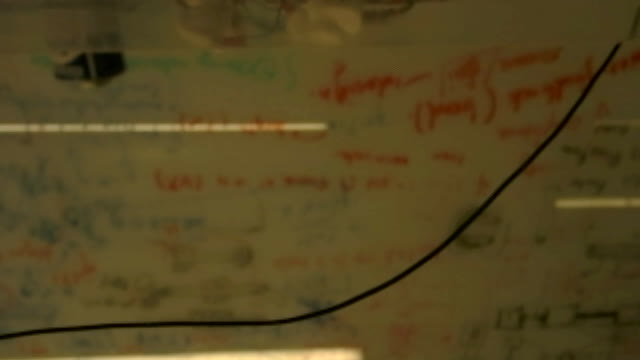
#> input picture 450-CV/test.jpg, 640 x 360 px, given in place of the camera
$ python color_detection.py
#> lines starting #> are read from the running program, lines starting #| are printed output that depends on the picture; after the words box and inside, x2 and y2 are one past the last pixel; in counts of white or black regions, pixels touching at a corner belong together
import numpy as np
import cv2

# setup live video capture
print("initializing camera")
cam = cv2.VideoCapture(1) # Open the z30 camera (for my computer, 0 is front camera, 1 is back camera)

# Get the default frame width and height
frame_width = int(cam.get(cv2.CAP_PROP_FRAME_WIDTH))
frame_height = int(cam.get(cv2.CAP_PROP_FRAME_HEIGHT))

print("Finished Initializing")

# define the list of boundaries (HSV)
red = ([136, 87, 111], [180, 255, 255])
green = ([25, 52, 72], [102, 255, 255])
blue = ([94, 80, 2], [126, 255, 255])


# load the video stream
while True:
    ret, frame = cam.read()
#> frame is the input picture: shape (360, 640, 3); mean B, G, R 32.3, 70.9, 85.3

    hsv_frame = cv2.cvtColor(frame, cv2.COLOR_BGR2HSV)
#> hsv_frame: shape (360, 640, 3); mean H, S, V 22.2, 161.2, 85.3

    # ----- STEP 1: CREATING MASKS FOR EACH COLOR -----
    # red mask
    lower_red = np.array(red[0], dtype="uint8")
    upper_red = np.array(red[1], dtype="uint8")
    red_mask = cv2.inRange(hsv_frame, lower_red, upper_red)
#> red_mask: shape (360, 640); every value is 0

    # green mask
    lower_green = np.array(green[0], dtype="uint8")
    upper_green = np.array(green[1], dtype="uint8")
    green_mask = cv2.inRange(hsv_frame, lower_green, upper_green)
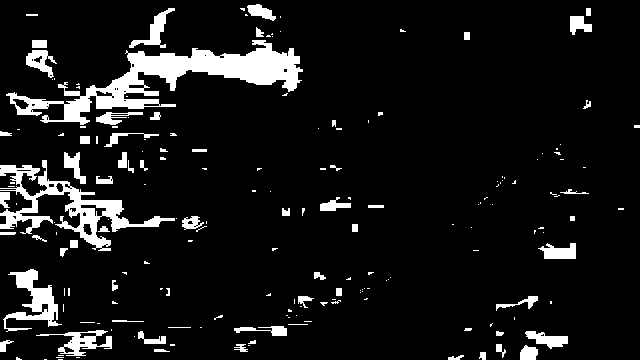
#> green_mask: shape (360, 640); 8.8% white; 186 white regions (122 under 20 px), largest, box (x1, y1, x2, y2) and area: (6, 40, 303, 125) 7199, (0, 160, 175, 251) 3615, (3, 269, 62, 332) 1361

    # blue mask
    lower_blue = np.array(blue[0], dtype="uint8")
    upper_blue = np.array(blue[1], dtype="uint8")
    blue_mask = cv2.inRange(hsv_frame, lower_blue, upper_blue)

    # ----- STEP 2: PROCESSING MASKS -----
    kernal = np.ones((5, 5), "uint8")

    # red
    red_mask = cv2.dilate(red_mask, kernal)
    res_red = cv2.bitwise_and(frame, frame, mask=red_mask)
#> res_red: shape (360, 640, 3); every value is 0

    # green
    green_mask = cv2.dilate(green_mask, kernal)
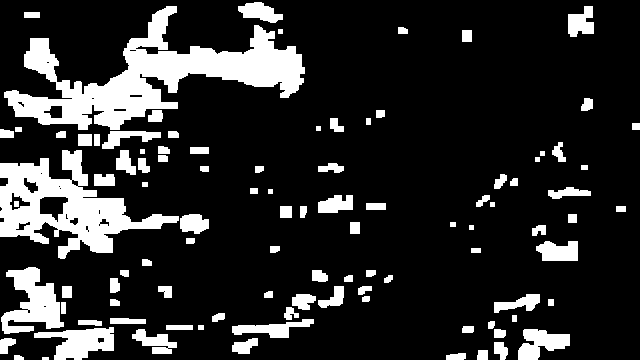
#> green_mask: shape (360, 640); 17% white; 100 white regions
    res_green = cv2.bitwise_and(frame, frame, mask=green_mask)
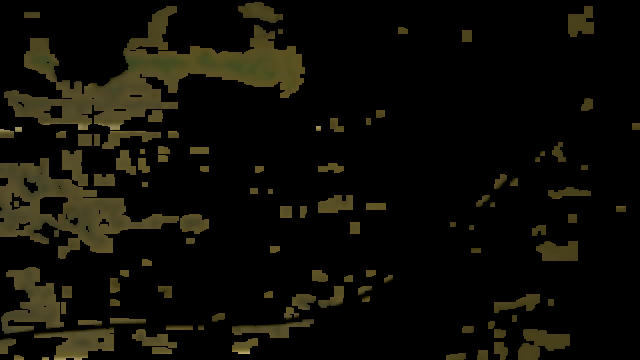
#> res_green: shape (360, 640, 3); mean B, G, R 6.3, 12.6, 14

    # blue
    blue_mask = cv2.dilate(blue_mask, kernal)
    res_blue = cv2.bitwise_and(frame, frame, mask=blue_mask)


    # ----- STEP 3: CREATING CONTOURS FOR EACH COLOR -----
    # red contours
    contours, _ = cv2.findContours(red_mask.copy(), cv2.RETR_TREE, cv2.CHAIN_APPROX_SIMPLE)
#> contours = []

    for contour in contours:
        area = cv2.contourArea(contour)
        if area > 600:
            x, y, w, h = cv2.boundingRect(contour)
            frame = cv2.rectangle(frame, (x, y), (x + w, y + h), (0, 255, 0), 2)

            cv2.putText(frame, "Red", (x, y), cv2.FONT_HERSHEY_SIMPLEX, 0.5, (0, 255, 0), 2)
            cv2.putText(frame, "Location: (" + str(x) + ", " + str(y) + ")", (x, y + 20), cv2.FONT_HERSHEY_SIMPLEX, 0.5, (0, 255, 0), 2)
#> this loop made 0 passes

    # green contours
    contours, _ = cv2.findContours(green_mask.copy(), cv2.RETR_TREE, cv2.CHAIN_APPROX_SIMPLE)
#> contours = 126 contours, 23 with area under 20; largest, box (x1, y1, x2, y2) and area: (4, 6, 305, 130) 12598, (0, 150, 179, 259) 8316, (1, 267, 64, 334) 2120, (34, 327, 114, 360) 1438, (518, 329, 570, 360) 910

    for contour in contours:
        area = cv2.contourArea(contour)
        if area > 600:
            x, y, w, h = cv2.boundingRect(contour)
            frame = cv2.rectangle(frame, (x, y), (x + w, y + h), (0, 255, 0), 2)

            cv2.putText(frame, "Green", (x, y), cv2.FONT_HERSHEY_SIMPLEX, 0.5, (0, 255, 0), 2)
            cv2.putText(frame, "Location: (" + str(x) + ", " + str(y) + ")", (x, y + 20), cv2.FONT_HERSHEY_SIMPLEX, 0.5, (0, 255, 0), 2)
#> this loop made 126 passes
#> (area, x, y, w, h) on passes 8, 11, 18, 41, 47, 78, 118: (910, 518, 329, 52, 31), (1437.5, 34, 327, 80, 33), (640, 232, 319, 82, 19), (2120, 1, 267, 63, 67), (622, 536, 241, 42, 20), (8316, 0, 150, 179, 109), (12598, 4, 6, 301, 124)
#> area on passes 2 to 7: 31, 97.5, 85.5, 157, 234.5, 149
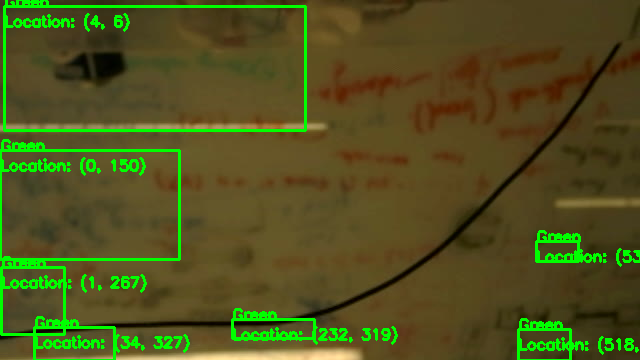
#> frame: shape (360, 640, 3); 6.01% of pixels changed, all inside (x1, y1, x2, y2) = (0, 0, 640, 360)

    # blue contours
    contours, _ = cv2.findContours(blue_mask.copy(), cv2.RETR_TREE, cv2.CHAIN_APPROX_SIMPLE)
#> contours = []

    for contour in contours:
        area = cv2.contourArea(contour)
        if area > 600:
            x, y, w, h = cv2.boundingRect(contour)
            frame = cv2.rectangle(frame, (x, y), (x + w, y + h), (0, 255, 0), 2)

            cv2.putText(frame, "Blue", (x, y), cv2.FONT_HERSHEY_SIMPLEX, 0.5, (0, 255, 0), 2)
            cv2.putText(frame, "Location: (" + str(x) + ", " + str(y) + ")", (x, y + 20), cv2.FONT_HERSHEY_SIMPLEX, 0.5, (0, 255, 0), 2)

    cv2.imshow("image", frame)
    cv2.waitKey(0)

    if cv2.waitKey(1) == ord('q'):
        # Release the capture and writer objects
#> (key q is pressed here)
        cam.release()
        cv2.destroyAllWindows()
        break

# Release the capture and writer objects
cam.release()
cv2.destroyAllWindows()
